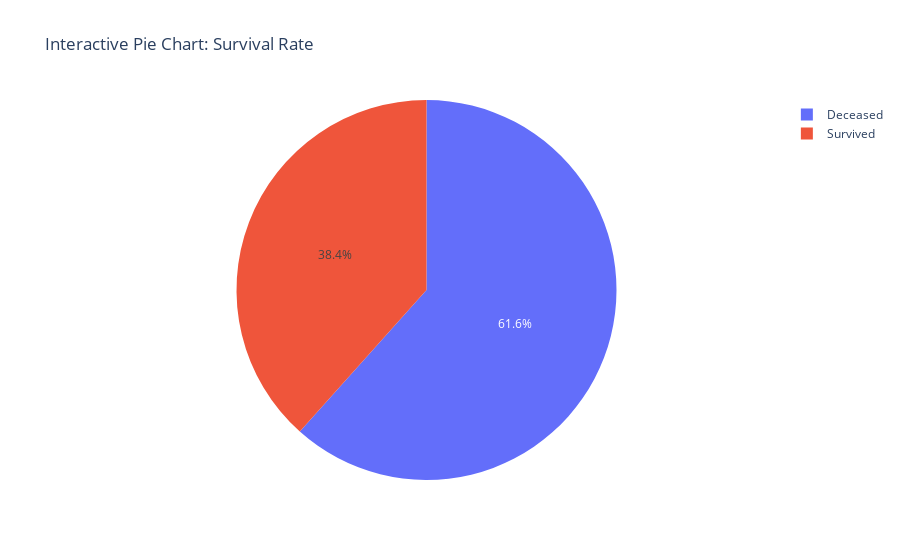

This figure's notebook cell:
### Markdown cell above
#### 8. Pie chart: интерактивный график доли выживших и погибших

### Code cell
# считаем количество выживших и погибших
count = df['Survived'].value_counts()
fig = px.pie(count,
             values=count.values,
             names=['Deceased', 'Survived'],
             title='Interactive Pie Chart: Survival Rate')
fig.show()

### Figure 1 — Plotly figure (JSON) as saved in the notebook; plotly's stock layout.template omitted (floating-point values rounded to 4 significant figures)
{"data": [{"domain": {"x": [0, 1], "y": [0, 1]}, "hovertemplate": "label=%{label}<br>value=%{value}<extra></extra>", "labels": ["Deceased", "Survived"], "legendgroup": "", "name": "", "showlegend": true, "type": "pie", "values": [549, 342]}], "layout": {"legend": {"tracegroupgap": 0}, "title": {"text": "Interactive Pie Chart: Survival Rate"}}}
